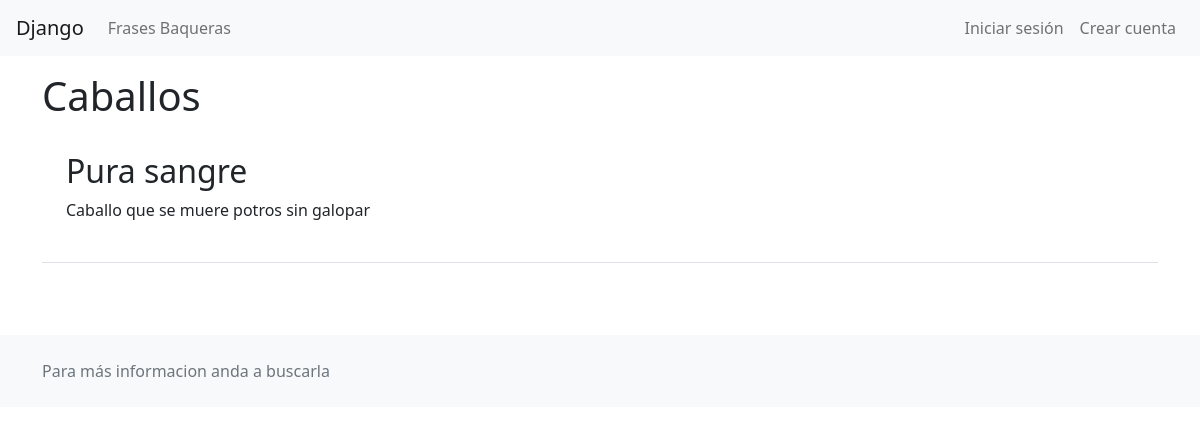
Page /caballos/ on the committed database.
### base/models.py (models this page shows, shortened)
class Caballos(models.Model):
    name= models.CharField(max_length=100)
    description = models.TextField()
    update = models.DateTimeField(auto_now=True)
    created = models.DateTimeField(auto_now_add=True)

### base/views.py (the view)
# urls.py: path('caballos/', views.caballoPage),
def caballoPage(request):
    posts = Caballos.objects.all()
    return render(request, 'caballo.html', {'posts': posts})

### templates/caballo.html
{% extends "layouts/main.html" %}
{% block content %}
<h1>Caballos</h1>
{% for p in posts %}
    <div class="p-4 border-bottom">
    <h2>{{p.name}}</h2>
    <p> {{p.description}} </p>
    </div>
{% endfor %}
{% endblock %}

### static/style/estilo.css (style rules this page uses)
* { margin: 0; padding: 0; }

### rows in the picture
Caballos: name "Pura sangre", description "Caballo que se muere potros sin galopar"
